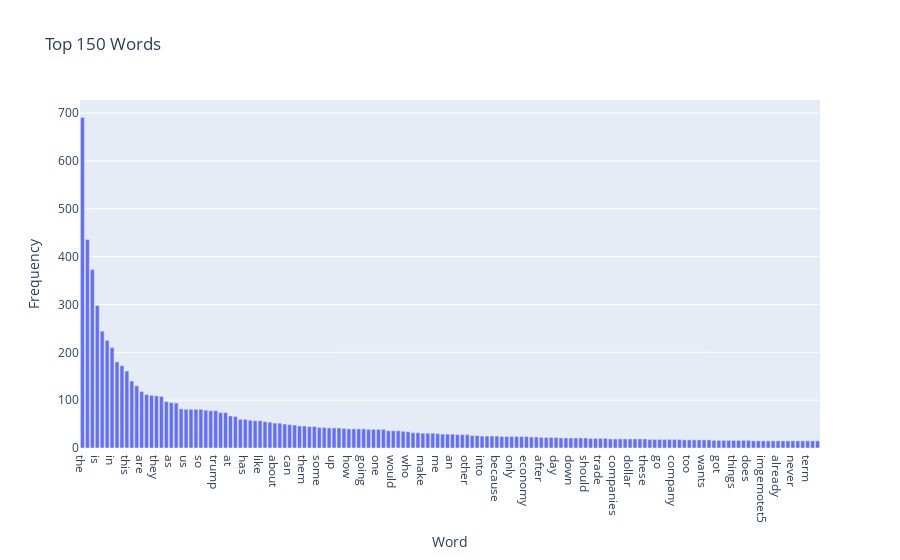

Notebook source saved alongside this figure:
### Code cell
# observe only top 150 frequently used words
import plotly.express as px

idx = term_frequencies.argsort()[::-1][:150]
words = count_vect.get_feature_names_out()[idx]
counts = term_frequencies[idx]

fig = px.bar(x=words, y=counts, 
             labels={'x': 'Word', 'y': 'Frequency'}, 
             title='Top 150 Words')

fig.show()

### Figure 1 — Plotly figure (JSON) as saved in the notebook; plotly's stock layout.template omitted (floating-point values rounded to 4 significant figures; data arrays with more than 128 entries replaced by an {"elided": "..."} marker saying what was removed)
{"data": [{"hovertemplate": "Word=%{x}<br>Frequency=%{y}<extra></extra>", "legendgroup": "", "marker": {"color": "#636efa", "pattern": {"shape": ""}}, "name": "", "orientation": "v", "showlegend": false, "textposition": "auto", "type": "bar", "x": {"elided": "150 str values"}, "xaxis": "x", "y": {"elided": "150 int values"}, "yaxis": "y"}], "layout": {"barmode": "relative", "legend": {"tracegroupgap": 0}, "title": {"text": "Top 150 Words"}, "xaxis": {"anchor": "y", "domain": [0, 1], "title": {"text": "Word"}}, "yaxis": {"anchor": "x", "domain": [0, 1], "title": {"text": "Frequency"}}}}
